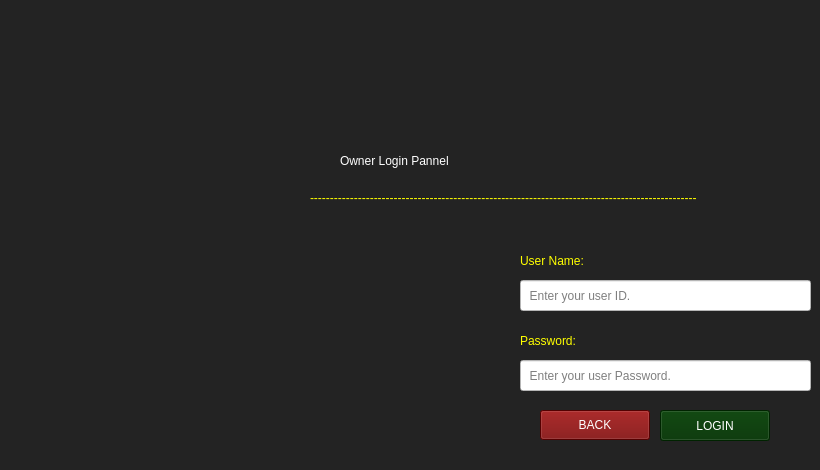
    <widget class="QWidget" name="owner_loginpage">
     <property name="styleSheet">
      <string notr="true">background-color: rgb(35, 35, 35);</string>
     </property>
     <widget class="QLabel" name="labelOwnerlogo">
      <property name="geometry">
       <rect>
        <x>340</x>
        <y>140</y>
        <width>441</width>
        <height>41</height>
       </rect>
      </property>
      <property name="styleSheet">
       <string notr="true">font: 20pt &quot;Ravie&quot;;
color: rgb(255, 255, 255);</string>
      </property>
      <property name="text">
       <string>Owner Login Pannel</string>
      </property>
     </widget>
     <widget class="QLabel" name="label_equal_design">
      <property name="geometry">
       <rect>
        <x>310</x>
        <y>190</y>
        <width>501</width>
        <height>16</height>
       </rect>
      </property>
      <property name="styleSheet">
       <string notr="true">color: rgb(255, 255, 0);</string>
      </property>
      <property name="text">
       <string>-------------------------------------------------------------------------------------------------</string>
      </property>
     </widget>
     <widget class="QLabel" name="label_user">
      <property name="geometry">
       <rect>
        <x>520</x>
        <y>250</y>
        <width>131</width>
        <height>21</height>
       </rect>
      </property>
      <property name="styleSheet">
       <string notr="true">color: rgb(255, 255, 0);
font: 14pt &quot;Impact&quot;;</string>
      </property>
      <property name="text">
       <string>User Name:</string>
      </property>
     </widget>
     <widget class="QLabel" name="label_password">
      <property name="geometry">
       <rect>
        <x>520</x>
        <y>330</y>
        <width>111</width>
        <height>21</height>
       </rect>
      </property>
      <property name="styleSheet">
       <string notr="true">color: rgb(255, 255, 0);
font: 14pt &quot;Impact&quot;;</string>
      </property>
      <property name="text">
       <string>Password:</string>
      </property>
     </widget>
     <widget class="QLineEdit" name="lineEdit_username">
      <property name="geometry">
       <rect>
        <x>520</x>
        <y>280</y>
        <width>291</width>
        <height>31</height>
       </rect>
      </property>
      <property name="styleSheet">
       <string notr="true">background-color: rgb(255, 255, 255);
font: 11pt &quot;Impact&quot;;
color: rgb(0, 0, 0);

</string>
      </property>
      <property name="placeholderText">
       <string>  Enter your user ID.</string>
      </property>
     </widget>
     <widget class="QLineEdit" name="lineEdit_password">
      <property name="geometry">
       <rect>
        <x>520</x>
        <y>360</y>
        <width>291</width>
        <height>31</height>
       </rect>
      </property>
      <property name="styleSheet">
       <string notr="true">background-color: rgb(255, 255, 255);
font: 11pt &quot;Impact&quot;;
color: rgb(0, 0, 0);</string>
      </property>
      <property name="echoMode">
       <enum>QLineEdit::Password</enum>
      </property>
      <property name="placeholderText">
       <string>  Enter your user Password.</string>
      </property>
     </widget>
     <widget class="QPushButton" name="pushButton_login">
      <property name="geometry">
       <rect>
        <x>660</x>
        <y>410</y>
        <width>110</width>
        <height>31</height>
       </rect>
      </property>
      <property name="styleSheet">
       <string notr="true">font: 12pt &quot;Impact&quot;;
background-color: rgb(0, 49, 0);
color: rgb(255, 255, 255);</string>
      </property>
      <property name="text">
       <string>LOGIN</string>
      </property>
     </widget>
     <widget class="QPushButton" name="pushButton_back">
      <property name="geometry">
       <rect>
        <x>540</x>
        <y>410</y>
        <width>110</width>
        <height>30</height>
       </rect>
      </property>
      <property name="styleSheet">
       <string notr="true">font: 12pt &quot;Impact&quot;;
color: rgb(255, 255, 255);
background-color: rgb(118, 0, 0);</string>
      </property>
      <property name="text">
       <string>BACK</string>
      </property>
     </widget>
     <widget class="QLabel" name="owner_pic_lebel">
      <property name="geometry">
       <rect>
        <x>240</x>
        <y>210</y>
        <width>261</width>
        <height>251</height>
       </rect>
      </property>
      <property name="text">
       <string/>
      </property>
      <property name="pixmap">
       <pixmap resource="resource.qrc">:/image/F:/projects_image/owner_login.jpg</pixmap>
      </property>
      <property name="scaledContents">
       <bool>true</bool>
      </property>
     </widget>
    </widget>
